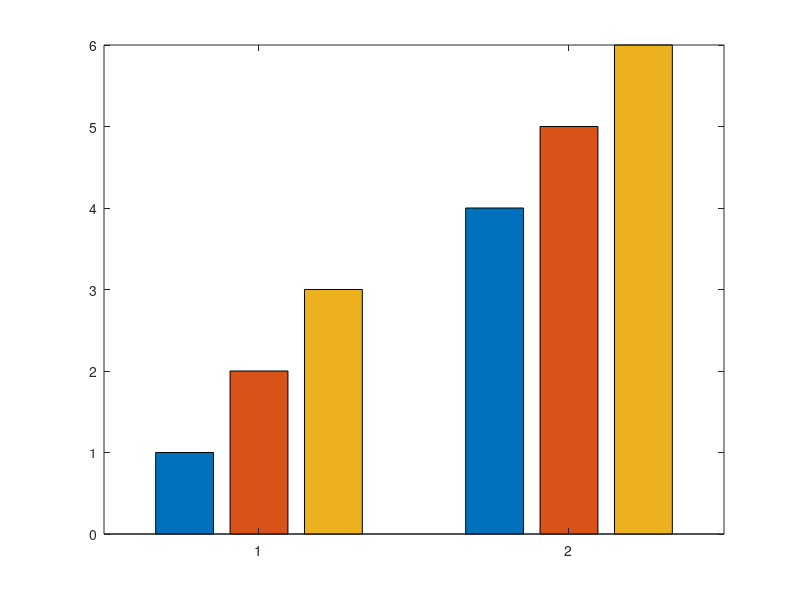

Reproduce this figure in MATLAB.
clf;

mat_1 = [1 4 6 8 10; 2 3 5 9 10]';

mat_2 = [2 3 5 9 10; 1 4 6 8 10]';


%subplot(row,column,#selectColumn)
subplot(1,2,1);
plot(mat_1)

subplot(2,2,2);
plot(mat_2)

clf;
vec_1 = [1 4 6 8 10];
plot(vec_1, 'LineWidth',3);

hold on
vec_2 = [2 3 5 9 10];
plot(vec_2,'--d');
hold off
%figure(1)
%plot(mat)

clf;

hold on 
plot([0 10],[5 5], 'r');
plot([0 10], [0 10], 'b')

clf;

figure(2);
mat =[1 2 3; 4 5 6];
bar(mat)